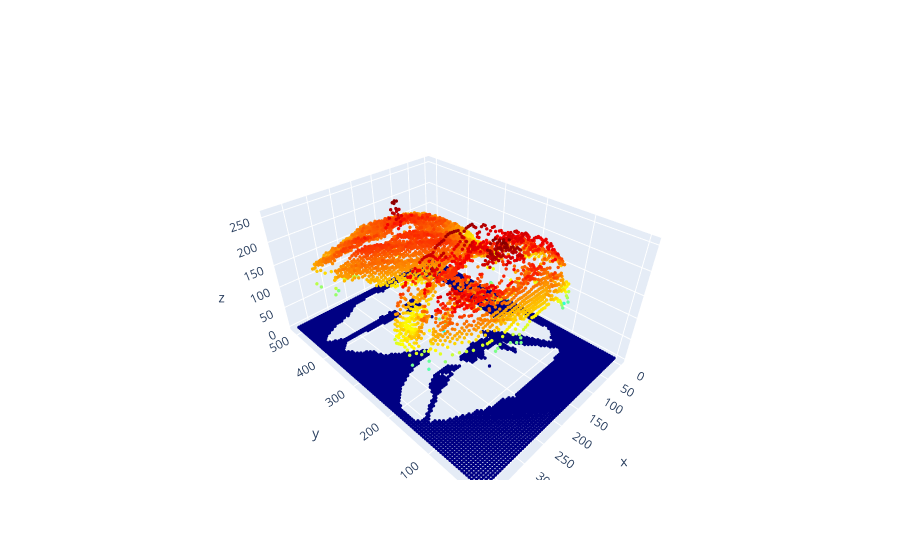

Source (notebook cell):
### Code cell
import cv2
import numpy as np
import plotly.graph_objects as go

# 1. 이미지 로드
image = cv2.imread('./sample_data/image_000.jpg')
gray = cv2.cvtColor(image, cv2.COLOR_BGR2GRAY)

# 2. 바이래터럴 필터로 표면 노이즈 제거 (경계는 유지)
# d=9: 필터 직경, sigmaColor=75, sigmaSpace=75
smooth_gray = cv2.bilateralFilter(gray, 9, 75, 75)

# 3. GrabCut으로 물체 영역 분리 (단순 예시로 중앙 영역 지정)
mask = np.zeros(gray.shape, np.uint8)
bgdModel = np.zeros((1, 65), np.float64)
fgdModel = np.zeros((1, 65), np.float64)
rect = (10, 10, gray.shape[1]-20, gray.shape[0]-20) # 이미지 가장자리 제외 중앙
cv2.grabCut(image, mask, rect, bgdModel, fgdModel, 5, cv2.GC_INIT_WITH_RECT)

# 배경(0, 2)은 0으로, 전경(1, 3)은 1로 설정
mask2 = np.where((mask==2)|(mask==0), 0, 1).astype('uint8')

# 4. 3D 좌표 생성 (물체 영역에 기본 높이 50 추가)
h, w = smooth_gray.shape
X, Y = np.meshgrid(np.arange(w), np.arange(h))
Z = smooth_gray.astype(np.float32) 
Z = Z * mask2 + (mask2 * 50) # 물체 영역만 높이고 배경은 0에 가깝게

# 5. Plotly 시각화 (샘플링 적용)
step = 5
fig = go.Figure(data=[go.Scatter3d(
    x=X[::step, ::step].flatten(),
    y=Y[::step, ::step].flatten(),
    z=Z[::step, ::step].flatten(),
    mode='markers',
    marker=dict(size=2, color=Z[::step, ::step].flatten(), colorscale='Jet')
)])

fig.update_layout(scene=dict(yaxis=dict(autorange='reversed'), aspectmode='data'))
fig.show()

### Figure 1 — Plotly figure (JSON) as saved in the notebook; plotly's stock layout.template omitted (floating-point values rounded to 4 significant figures; data arrays with more than 128 entries replaced by an {"elided": "..."} marker saying what was removed)
{"data": [{"marker": {"color": {"elided": "7931 float values"}, "colorscale": [[0, "rgb(0,0,131)"], [0.2, "rgb(0,60,170)"], [0.4, "rgb(5,255,255)"], [0.6, "rgb(255,255,0)"], [0.8, "rgb(250,0,0)"], [1, "rgb(128,0,0)"]], "size": 2}, "mode": "markers", "type": "scatter3d", "x": {"elided": "7931 int values"}, "y": {"elided": "7931 int values"}, "z": {"elided": "7931 float values"}}], "layout": {"scene": {"aspectmode": "data", "yaxis": {"autorange": "reversed"}}}}
